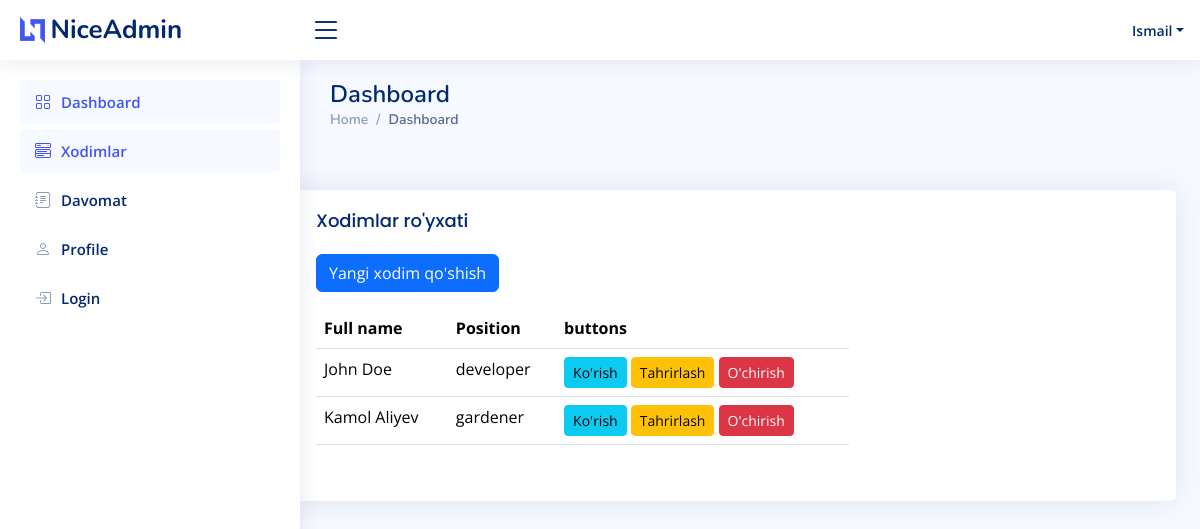
The app's page /staff/list/ (signed in), older data.
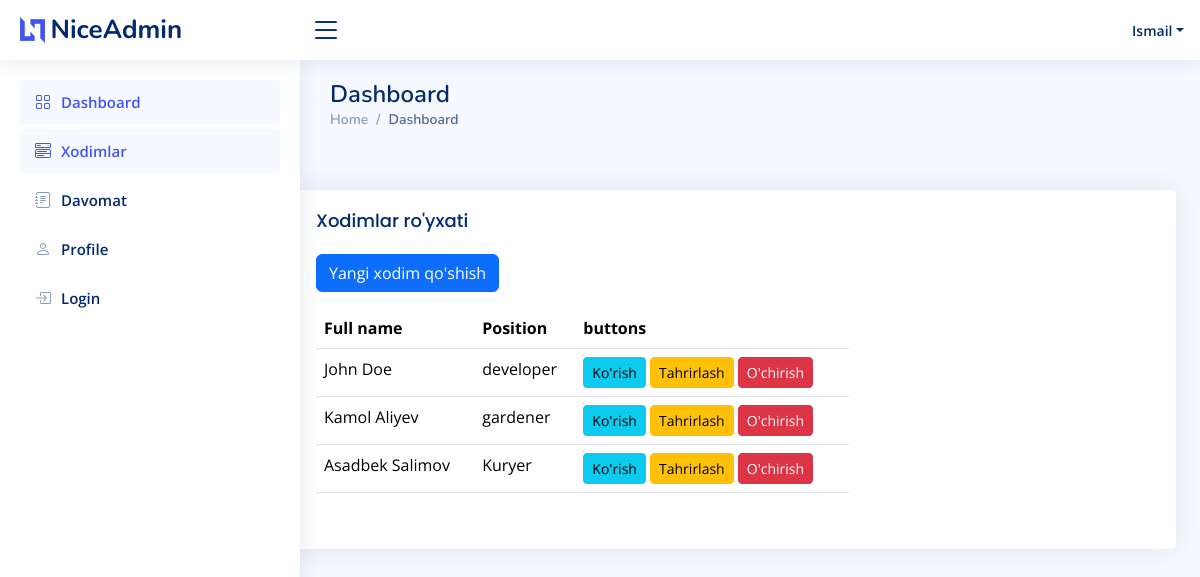
The same page, newer data.
### dashboard/models.py (models this page shows, shortened)
class Xodimlar(models.Model):
    full_name = models.CharField(max_length=100)
    age = models.IntegerField()
    phone = models.CharField(max_length=20)
    position = models.CharField(max_length=50)
    is_active = models.BooleanField(default=True)
    photo = models.ImageField(upload_to='photos')

### dashboard/views.py (the view)
# urls.py: path('staff/list/', StaffListView.as_view(), name='staff_list'),
class StaffListView(LoginRequiredMixin, View):
    def get(self, request):
        xodimlar = Xodimlar.objects.all()
        return render(request, 'staff/staff-list.html', {'xodimlar': xodimlar})

### templates/staff/staff-list.html (shortened to what this page needs)
{% extends 'base.html' %}
{% block content %}
<div class="card ms-auto me-4" style="max-width: 75%;">
            <div class="card-body">
    <div class="col-8"><div class="card-body">
    <h5 class="card-title">Xodimlar ro'yxati</h5>
    <a href="{% url 'dashboard:staff_create' %}" class="btn btn-primary mb-3">Yangi xodim qo'shish</a>
    <table class="table ">
      <thead>
        <tr>
          <th>Full name</th>
          <th>Position</th>
          <th>buttons</th>
        </tr>
      </thead>
      <tbody>
        {% for xodim in xodimlar %}
        <tr>
          <td>{{ xodim.full_name }}</td>
          <td>{{ xodim.position }}</td>
          <td class="me-4">
            <a href="{% url 'dashboard:staff_detail' xodim.id %}" class="btn btn-info btn-sm">Ko'rish</a>
            <a href="{% url 'dashboard:staff_update' xodim.id %}" class="btn btn-warning btn-sm">Tahrirlash</a>
            <a href="{% url 'dashboard:staff_delete' xodim.id %}" class="btn btn-danger btn-sm" >O'chirish</a>
          </td>
        </tr>
        {% endfor %}
      </tbody>
    </table>
  </div>
    </div>
</div>
</div>
{% endblock %}

Row changes from the older to the newer data that the page shows:
added Xodimlar: full_name "Asadbek Salimov", position "Kuryer"
